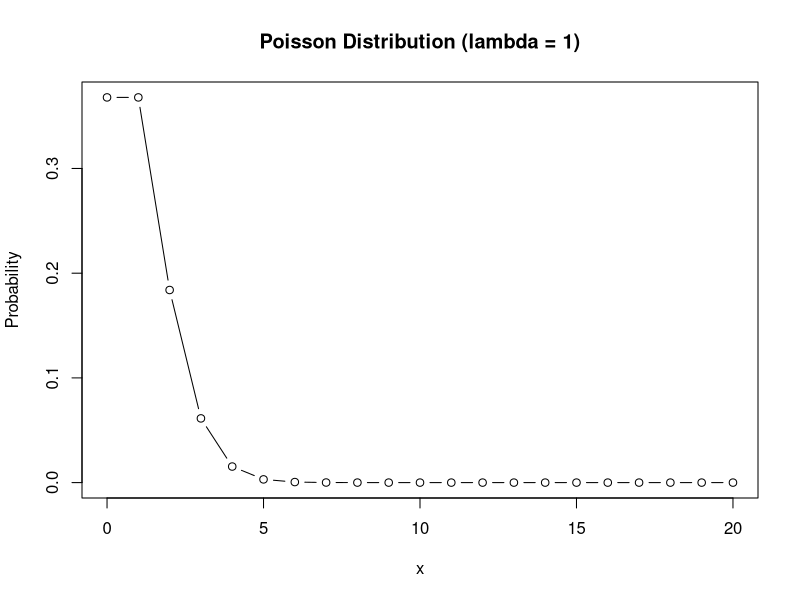
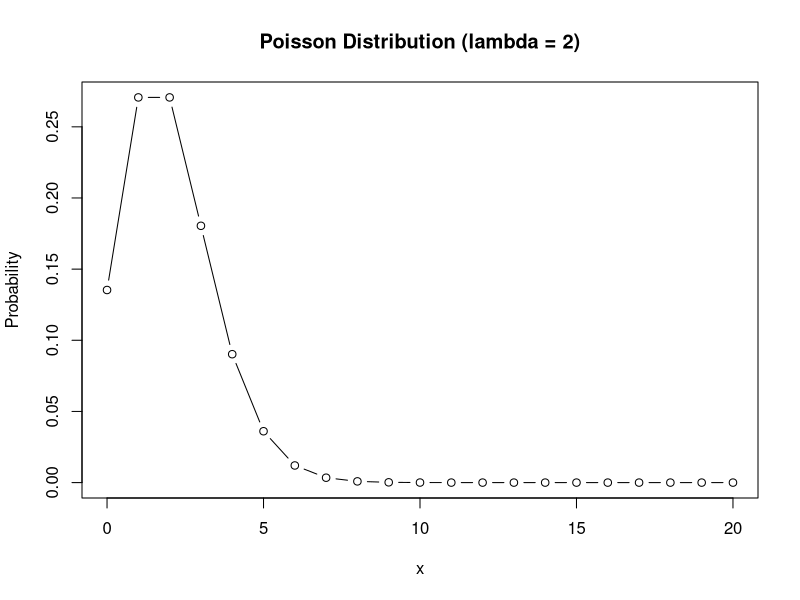
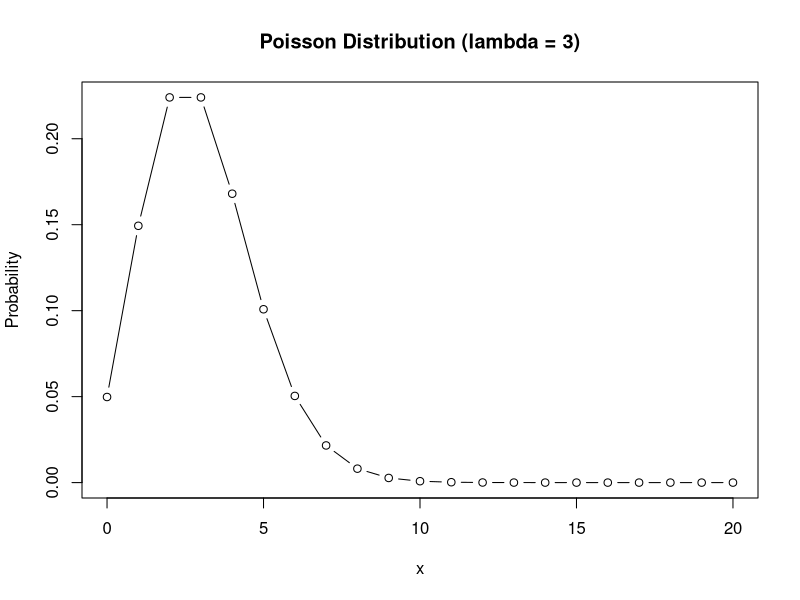
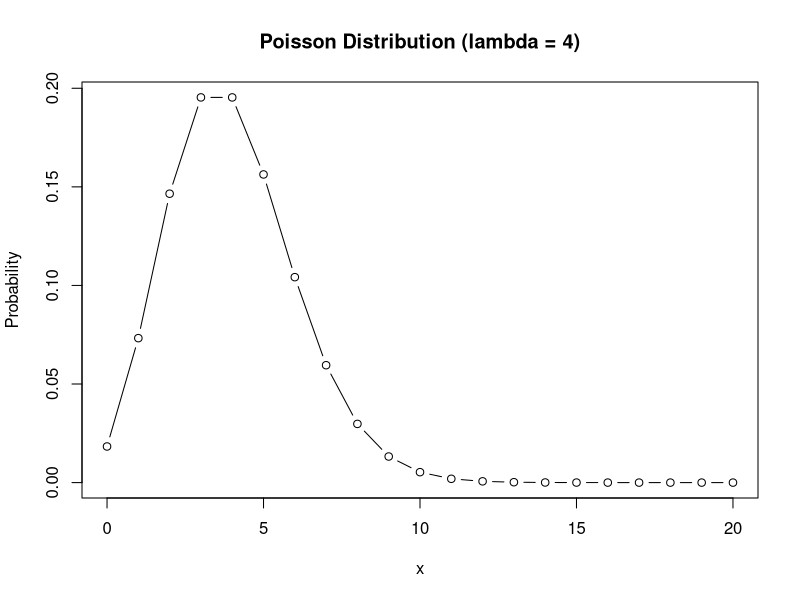
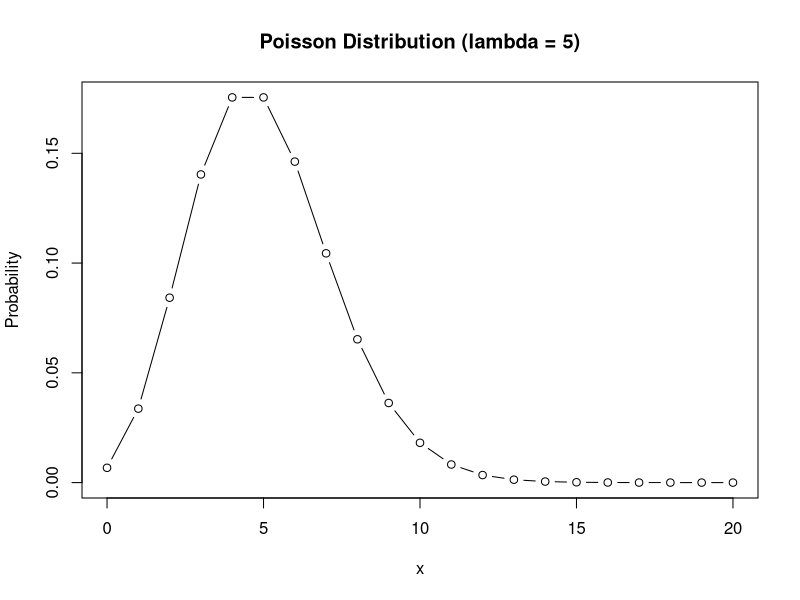
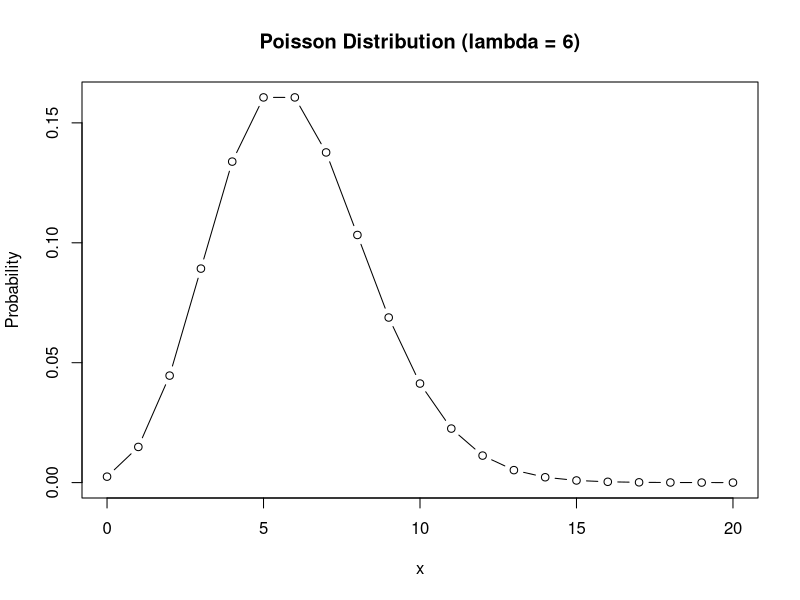
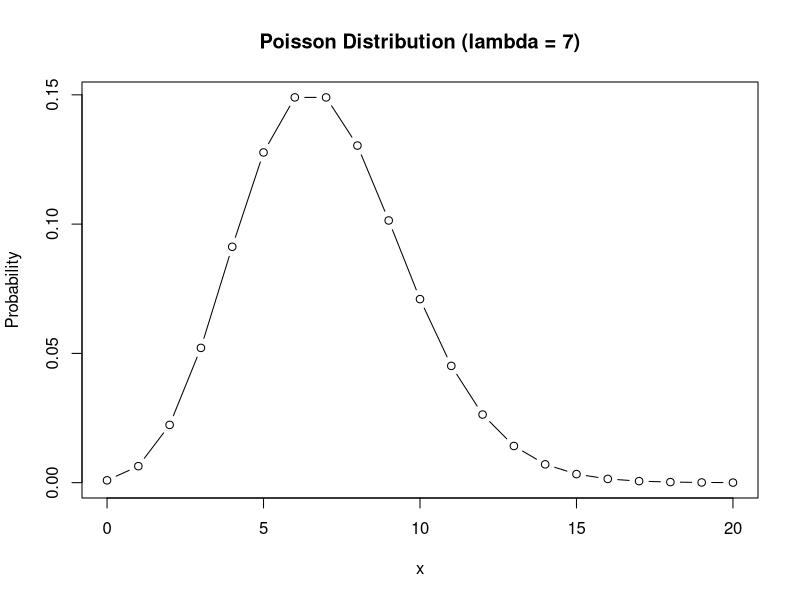
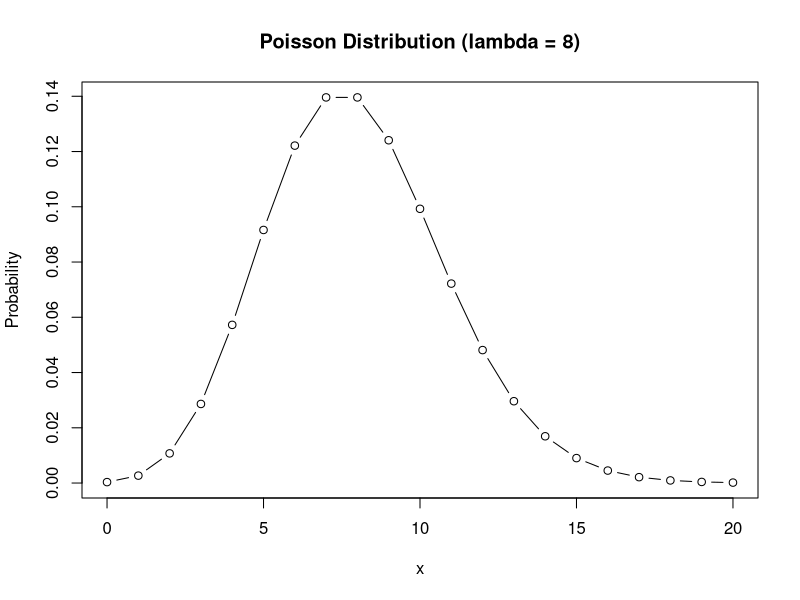

Generate these figures, in order, with R:
x <- 0:20

for (i in 1:20) {
  Sys.setenv("DISPLAY"=":0")
  X11(type="cairo")
  title <- paste0("Poisson Distribution (lambda = ", i, ")")
  yl <- "Probability"
  plot(x, dpois(x, lambda = i), type = "b", lty = "solid", main = title, ylab = yl)
  savePlot(filename=paste0("pois", i, ".png"), type="png")
}
